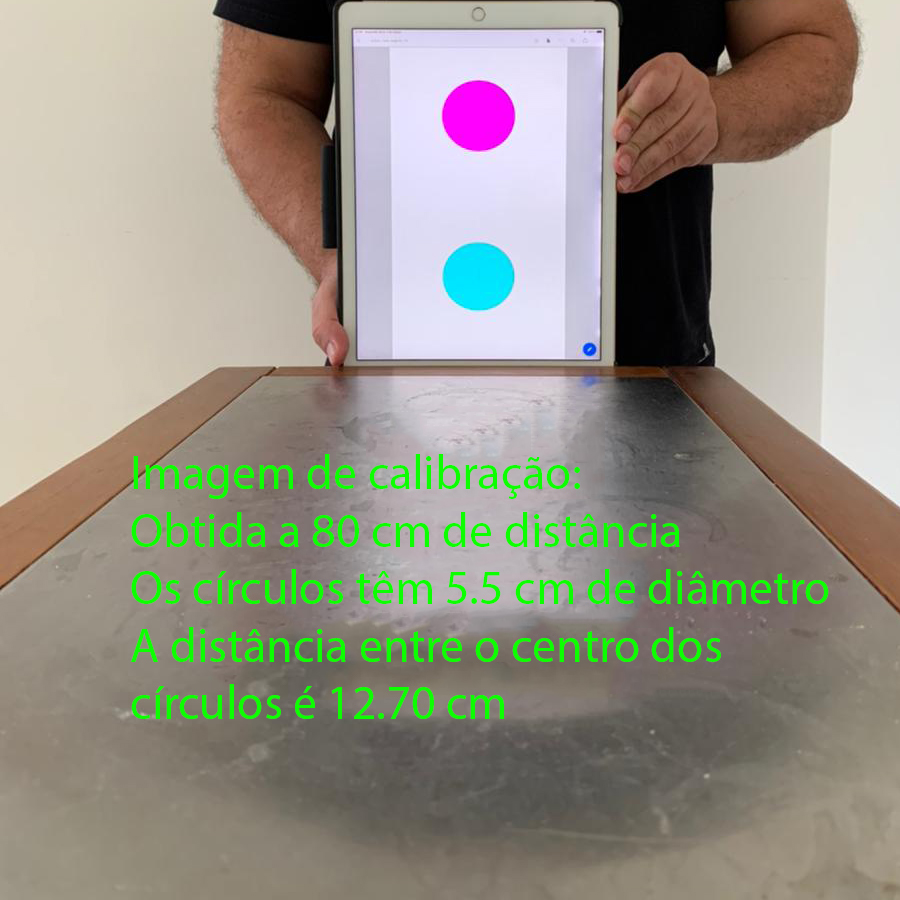
#> input picture calib01.jpg, 900 x 900 px; the run also reads 1 picture not shown here
$ jupyter execute --allow-errors Atividade2.ipynb
#> lines starting #> are read from the running program, lines starting #| are printed output that depends on the picture; after the words box and inside, x2 and y2 are one past the last pixel; in counts of white or black regions, pixels touching at a corner belong together
### fotogrametria.py
#!/usr/bin/python
# -*- coding: utf-8 -*-

# Este NÃO é um programa ROS

from __future__ import print_function, division

import cv2
import os,sys, os.path
import numpy as np
import math

# [115 lines left out: functions encontrar_foco, segmenta_circulo_ciano, segmenta_circulo_magenta, encontrar_maior_contorno, encontrar_centro_contorno, calcular_h and 3 more, not called in this run]

### Atividade2.ipynb
# Atividade 2 - Visão Computacional

[cell 1]
import cv2
import numpy as np
import matplotlib.pyplot as plt
import fotogrametria
import sys

if (sys.version_info > (3, 0)):
    # Modo Python 3
    import importlib
    importlib.reload(fotogrametria) # Para garantir que o Jupyter sempre relê seu trabalho
else:
    # Modo Python 2
    reload(fotogrametria)

**Deadline: 15/03**

O entregável de toda esta atividade vai ser um código-fonte em *Python*.

Vocês *devem* fazer vídeos demonstrando o resultado e a postar (pode ser privadamente) no YouTube.  Para quem usar Linux o atalho para gravar é Ctrl + Alt + Shift + R

Você pode entregar enviando o código para o Github e postando o vídeo *ou* mostrando ao vivo aos professores

**Não programe no Jupyter** - use um programa Python

Esta entrega vai ser via questionários no Blackboard, em que os links dos vídeos serão entregues. **O código deve ir via Github classroom**.

Você deve ter uma folha com o padrão anexo.
*Dica:* Se não tiver, é possível fazer também com um tablet ou *smartphone*


## Parte 1 - calibração

Ouça a explicação do professor sobre o modelo de câmera *pinhole*  e desenhe a medida $f$ que separa o plano focal da pupila da câmera

Modifique a função `encontrar_foco` do arquivo [fotogrametria.py](fotogrametria.py) para calcular o foco, teste sua função com a celula abaixo

[cell 2]
f = fotogrametria.encontrar_foco(80,12.70,100)

print(f)
# Saida Esperada:
# 629.9212598425197

## Parte 2
### Segmentar os Circulos
Modifique a função `segmenta_circulo_ciano` e `segmenta_circulo_magenta` do arquivo [fotogrametria.py](fotogrametria.py) para segmentar os circulos cianos e magenta

[cell 3]
img = cv2.imread("calib01.jpg")
#> img is the input picture: shape (900, 900, 3); mean B, G, R 133.4, 146.4, 149.6
hsv = cv2.cvtColor(img, cv2.COLOR_BGR2HSV)
#> hsv: shape (900, 900, 3); mean H, S, V 41.8, 49.6, 159.8

segmentado_ciano = fotogrametria.segmenta_circulo_ciano(hsv)
#> in segmenta_circulo_ciano, `mask = hsv[:,:,0]`:
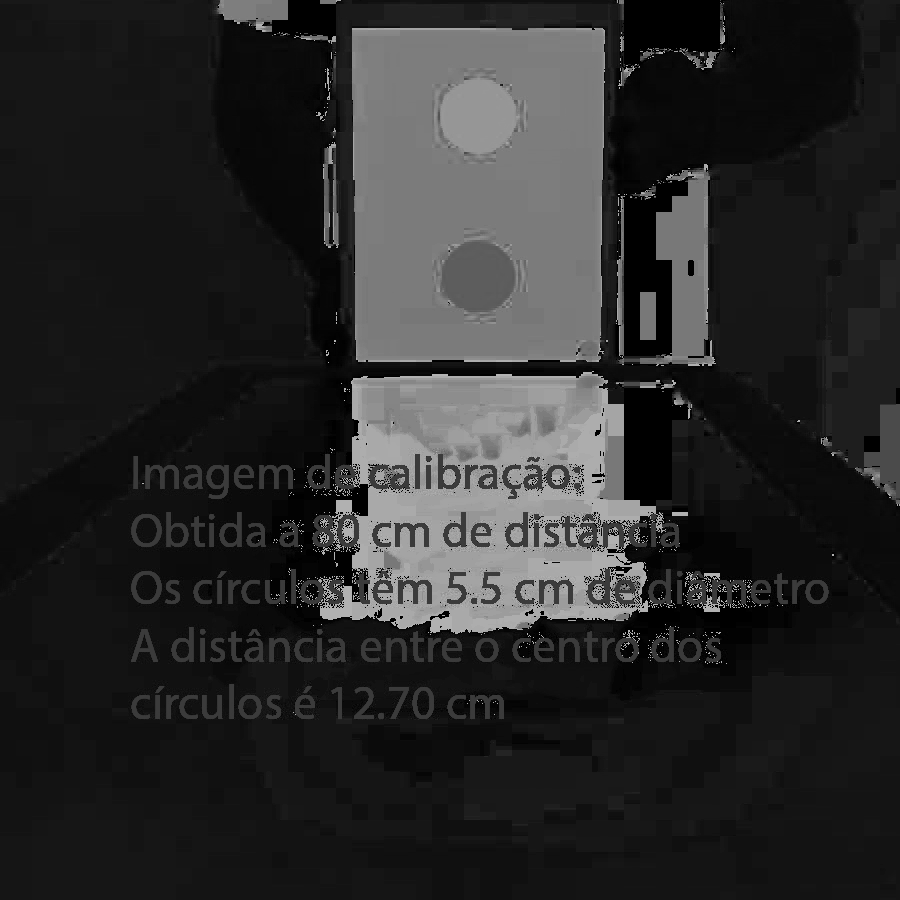
#> mask: shape (900, 900); min 0, max 179, mean 41.8
segmentado_magenta = fotogrametria.segmenta_circulo_magenta(hsv)

f, ax = plt.subplots(1, 3, figsize=(16,6))

ax[0].imshow(cv2.cvtColor(img, cv2.COLOR_BGR2RGB))
ax[1].imshow(segmentado_ciano, cmap="Greys_r")
ax[2].imshow(segmentado_magenta, cmap="Greys_r")

ax[0].set_title('original')
ax[1].set_title('segmentado_ciano')
ax[2].set_title('segmentado_magenta')

ax[0].axis('off')
ax[1].axis('off')
ax[2].axis('off')

plt.show()
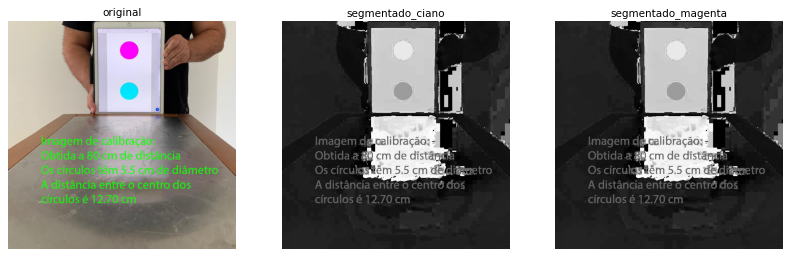
#> figure drawn by matplotlib, 3 panels

# Saida Esperada:
# Uma imagem com o circulo ciano em branco e outro com o magenta

## Parte 3
### Encontrar o maior contorno para cada um dos Circulos
Modifique a função `encontrar_maior_contorno` do arquivo [fotogrametria.py](fotogrametria.py) para calcular apenas o maior contorno do circulo ciano e o maior contorno do circulo magenta.

[cell 4]
# Desenhar os Contornos
    # Ciano
ccontorno_ciano = fotogrametria.encontrar_maior_contorno(segmentado_ciano)

contornos_img = img.copy()
cv2.drawContours(contornos_img, [ccontorno_ciano], -1, [0, 0, 255], 3)

    # Magenta
contorno_magenta = fotogrametria.encontrar_maior_contorno(segmentado_magenta)

cv2.drawContours(contornos_img, [contorno_magenta], -1, [255, 0, 0], 3)

plt.axis('off')
plt.imshow(cv2.cvtColor(contornos_img, cv2.COLOR_BGR2RGB))

# Saida Esperada:
# Uma imagem com o um contorno desenhado em ambos os circulos (Circulo vemermelho no ciano e azul no magenta)

## Parte 4

### Com os contornos, calcular o centro dos círculos
Modifique a função `encontrar_centro_contorno` do arquivo [fotogrametria.py](fotogrametria.py) para calcular a posição, em pixel, do centro de cada circulo.

[cell 5]
# Encontrar Centro dos contornos

centro_ciano = fotogrametria.encontrar_centro_contorno(ccontorno_ciano)
centro_magenta = fotogrametria.encontrar_centro_contorno(contorno_magenta)

cv2.line(contornos_img, centro_ciano, centro_magenta, (0, 255, 0), thickness=3, lineType=8)
#> contornos_img: shape (900, 900, 3); under 0.01% of pixels changed, all inside (x1, y1, x2, y2) = (0, 0, 3, 3)

plt.axis('off')
plt.imshow(cv2.cvtColor(contornos_img, cv2.COLOR_BGR2RGB))

# Saida Esperada:
# Uma imagem uma linha no conectando o centros dos circulos

## Parte 5

### Calcular a distancia entre os círculos
Modifique a função `calcular_h` do arquivo [fotogrametria.py](fotogrametria.py) para calcular o valor da distancia vertical entre os circulos e com isso, calcular o foco da camera.

[cell 6]
h = fotogrametria.calcular_h(centro_ciano, centro_magenta)

print('Distancia entre os circulos = %s'%h)
#| Distancia entre os circulos = None
f = fotogrametria.encontrar_foco(80,12.70,h)

print('Distancia focal = %s'%f)
#| Distancia focal = None

# Saida Esperada:
# Distancia entre os circulos = 161
# Distancia focal = 1014.1732283464568

## Parte 6

### Calcular até a imagem
Agora, utilizando o foco encontrado e as funções para calcular a distancia dos circulos, modifique as funções `calcular_distancia_entre_circulos` e `encontrar_distancia` do arquivo [fotogrametria.py](fotogrametria.py) para calcular a distancia entre os circulos, e com o foco, a distancia, em cm, até a imagem.

[cell 7]
img_test = cv2.imread("test01.jpg")
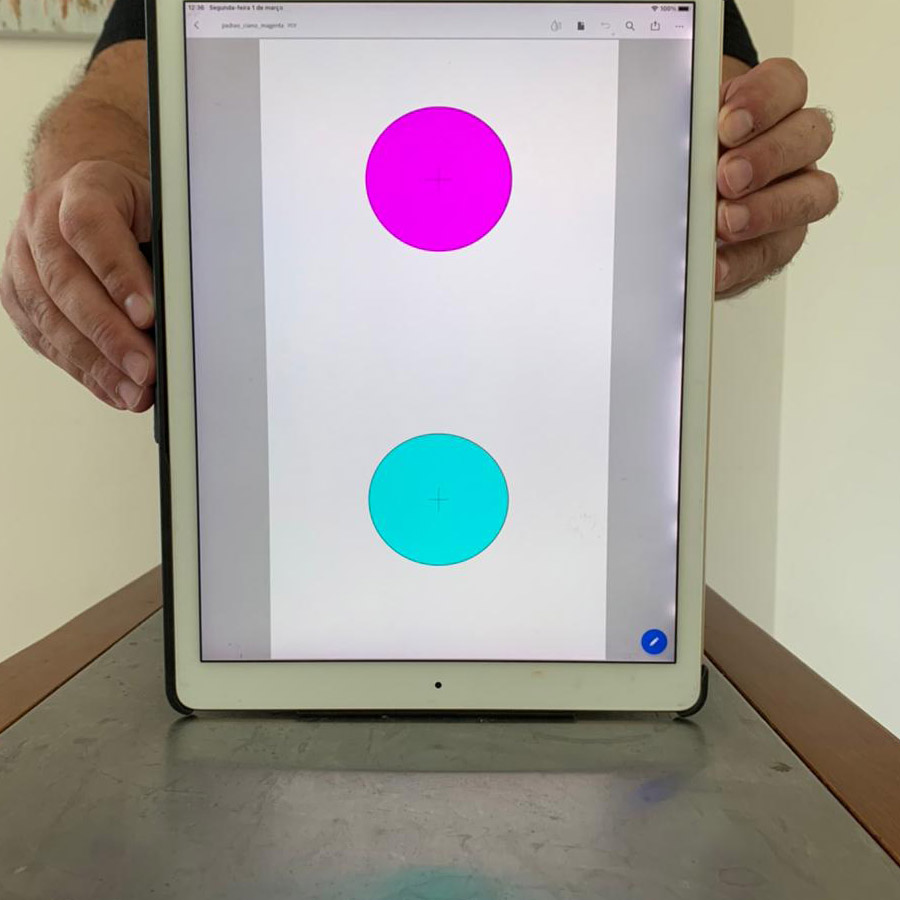
#> input picture test01.jpg, 900 x 900 px
#> img_test is the input picture: shape (900, 900, 3); mean B, G, R 151.2, 156.6, 162.8

h, centro_ciano, centro_magenta, contornos_img = fotogrametria.calcular_distancia_entre_circulos(img_test)
d = fotogrametria.encontrar_distancia(f,12.70,h)

print('Distancia ate a imagem = %s'%d)
#| Distancia ate a imagem = None

# Saida Esperada:
# Distancia ate a imagem = 40.124610591900314

## Parte 7

### Calcular angulo
Modifique a função `calcular_angulo_com_horinzontal_da_imagem` do arquivo [fotogrametria.py](fotogrametria.py) para calcular o angulo dos circulos com relação a horizontal da imagem

[cell 8]
img_test = cv2.imread("angulo01.jpg")

h, centro_ciano, centro_magenta, contornos_img = fotogrametria.calcular_distancia_entre_circulos(img_test)
d = fotogrametria.encontrar_distancia(f,12.70,h)

#> (the rest of this cell did not finish here and is left out)

# Parte 8

Aplique Hough Circles para encontrar o centro e raio dos círculos presentes na imagem.

Sua função deve desenhar na imagem os círculos encontrados e desenhá-los na tela. Faça na função `encontrar_circulos`

## Parte 9

### Repetir para um stream de video
Agora, modifique a função `calcular_e_desenhar_na_image_da_webcam` do arquivo [webcam.py](webcam.py) e repita todos os passos anteriores em um stream de video, desenhando os contornos na saida e escrevendo a distancia até a camera e o angulo em um canto da imagem.

Para escrever na imagem veja os exemplos em [draw_circles_video](https://github.com/Insper/robot21.1/blob/main/aula02/python/draw_circles_video.py) ou se baseie no texto abaixo.

[cell 9]
font = cv2.FONT_HERSHEY_SIMPLEX

def texto(img, a, p, color=(0,255,255), font=font, width=2, size=1 ):
    """Escreve na img RGB dada a string a na posição definida pela tupla p"""
    cv2.putText(img, str(a), p, font,size,color,width,cv2.LINE_AA)

[cell 10]
fundo_preto = np.zeros((400,600,3), dtype=np.uint8)

[cell 11]
texto(fundo_preto, "Texto TESTE", (50, 50) )

[cell 12]
plt.imshow(fundo_preto)
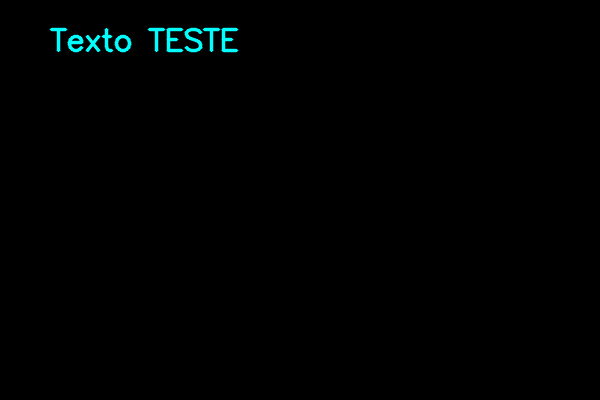
#> shown: shape (400, 600, 3); mean R, G, B 0, 1.6, 1.6
